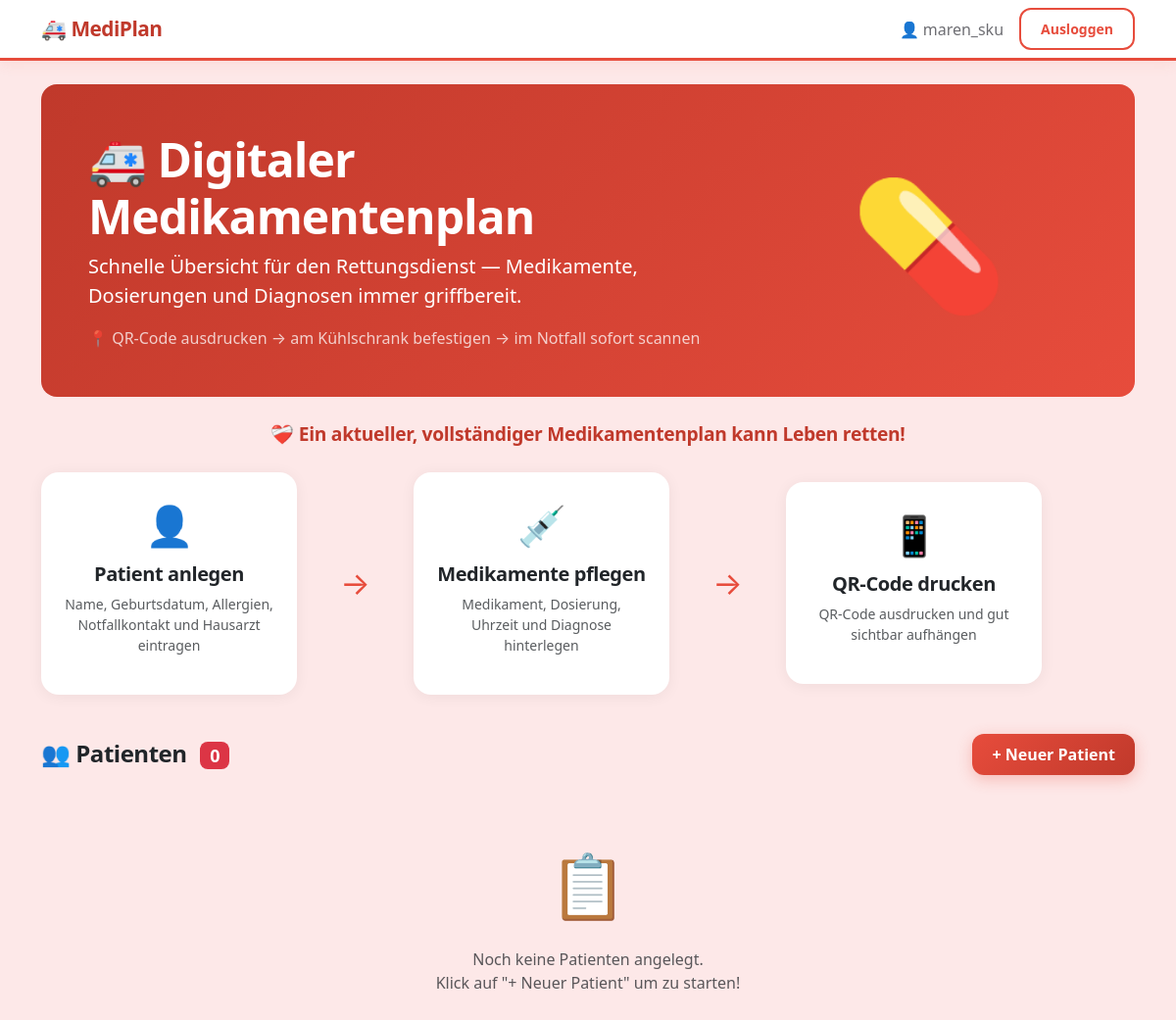
The page / (signed in) on the database as committed earlier.
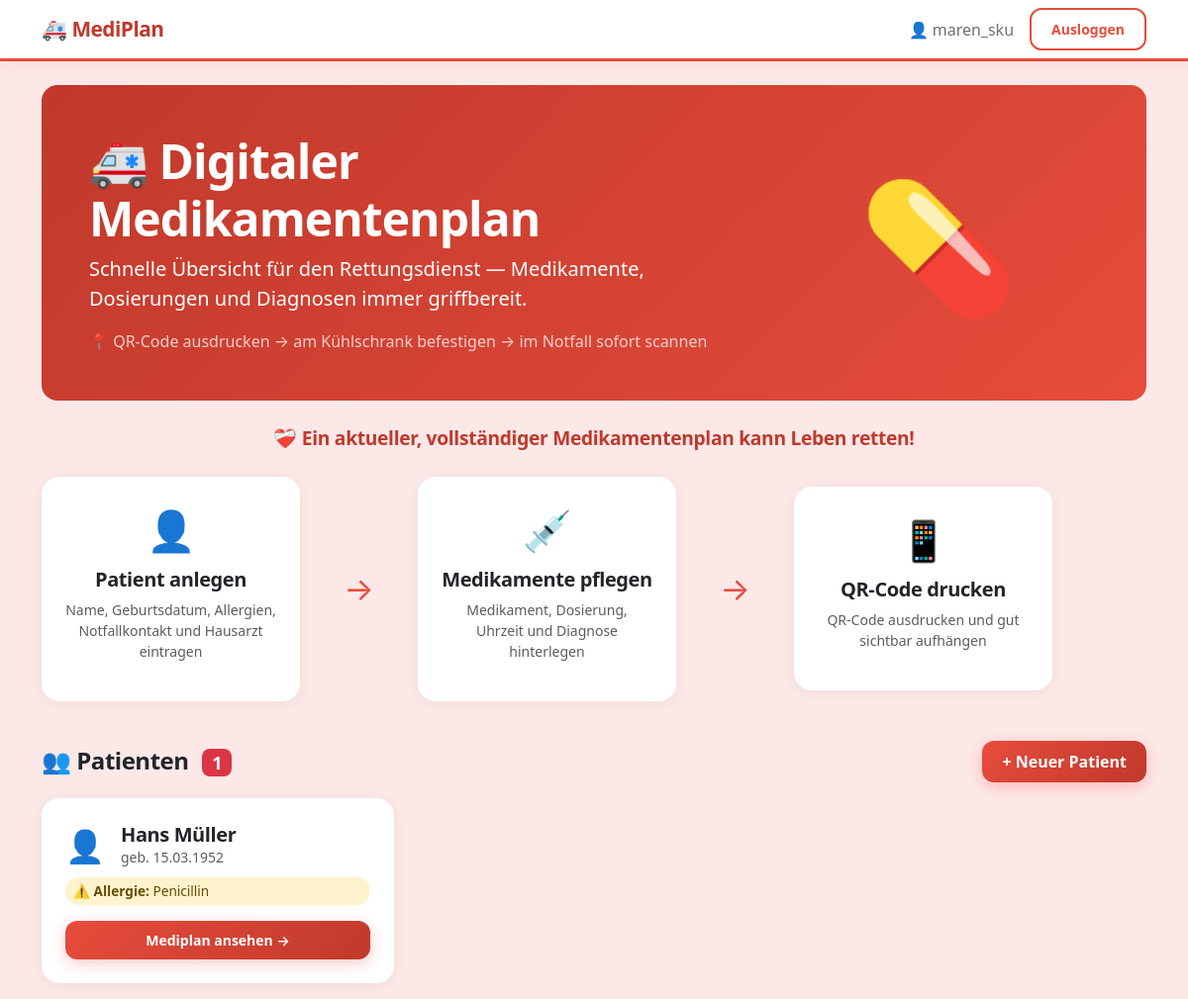
The same page on the database as committed later.
### tables this page shows
CREATE TABLE patienten (
            id INTEGER PRIMARY KEY AUTOINCREMENT,
            nutzer_id INTEGER NOT NULL,
            name TEXT NOT NULL,
            geburtsdatum TEXT NOT NULL,
            allergien TEXT,
            notfallkontakt_name TEXT,
            notfallkontakt_telefon TEXT,
            hausarzt_name TEXT,
            hausarzt_telefon TEXT,
            FOREIGN KEY (nutzer_id) REFERENCES nutzer(id)
        );

### app.py (the view)
@app.route('/')
@login_required
def index():
    conn = get_connection()
    patienten = conn.execute('SELECT * FROM patienten WHERE nutzer_id = ?', (session['nutzer_id'],)).fetchall()
    conn.close()
    def format_datum(datum):
        try:
            return datetime.strptime(datum, '%Y-%m-%d').strftime('%d.%m.%Y')
        except:
            return datum
    app.jinja_env.filters['datum'] = format_datum
    return render_template('index.html', patienten=patienten)

### app.py (called while the page is built)
def login_required(f):
    @functools.wraps(f)
    def decorated(*args, **kwargs):
        if 'nutzer_id' not in session:
            return redirect(url_for('login'))
        return f(*args, **kwargs)
    return decorated

### database.py (called while the page is built)
def get_connection():
    conn = sqlite3.connect('mediplan.db')
    conn.row_factory = sqlite3.Row
    return conn

### templates/index.html
{% extends 'base.html' %}
{% block content %}
<div class="p-5 mb-4 rounded-4" style="background: linear-gradient(135deg, #c0392b, #e74c3c); color: white;">
    <div class="row align-items-center">
        <div class="col-md-8">
            <h1 class="display-5 fw-bold">🚑 Digitaler Medikamentenplan</h1>
            <p class="lead mb-3">Schnelle Übersicht für den Rettungsdienst — Medikamente, Dosierungen und Diagnosen immer griffbereit.</p>
            <p class="mb-0 opacity-75">📍 QR-Code ausdrucken → am Kühlschrank befestigen → im Notfall sofort scannen</p>
        </div>
        <div class="col-md-4 text-center d-none d-md-block">
            <span style="font-size: 8rem;">💊</span>
        </div>
    </div>
</div>
<p class="text-center fw-bold mb-4" style="color: #c0392b; font-size: 1.2rem; letter-spacing: -0.3px;">❤️‍🩹 Ein aktueller, vollständiger Medikamentenplan kann Leben retten!</p>
<div class="row align-items-center mb-4">
    <div class="col-md-3 mb-3">
        <div class="card h-100 border-0 shadow-sm">
            <div class="card-body text-center p-4">
                <div style="font-size: 2.5rem;">👤</div>
                <h5 class="mt-2">Patient anlegen</h5>
                <p class="text-muted small">Name, Geburtsdatum, Allergien, Notfallkontakt und Hausarzt eintragen</p>
            </div>
        </div>
    </div>
    <div class="col-md-1 text-center mb-3">
        <span style="font-size: 2rem; color: #e74c3c;">→</span>
    </div>
    <div class="col-md-3 mb-3">
        <div class="card h-100 border-0 shadow-sm">
            <div class="card-body text-center p-4">
                <div style="font-size: 2.5rem;">💉</div>
                <h5 class="mt-2">Medikamente pflegen</h5>
                <p class="text-muted small">Medikament, Dosierung, Uhrzeit und Diagnose hinterlegen</p>
            </div>
        </div>
    </div>
    <div class="col-md-1 text-center mb-3">
        <span style="font-size: 2rem; color: #e74c3c;">→</span>
    </div>
    <div class="col-md-3 mb-3">
        <div class="card h-100 border-0 shadow-sm">
            <div class="card-body text-center p-4">
                <div style="font-size: 2.5rem;">📱</div>
                <h5 class="mt-2">QR-Code drucken</h5>
                <p class="text-muted small">QR-Code ausdrucken und gut sichtbar aufhängen</p>
            </div>
        </div>
    </div>
</div>
<div class="d-flex justify-content-between align-items-center mb-3">
    <h4 class="fw-bold mb-0">👥 Patienten <span class="badge bg-danger ms-2">{{ patienten|length }}</span></h4>
    <a href="/patient/neu" class="btn btn-danger">+ Neuer Patient</a>
</div>
{% if patienten %}
<div class="row">
    {% for patient in patienten %}
    <div class="col-md-4 mb-3">
        <div class="card h-100 border-0 shadow-sm">
            <div class="card-body p-4">
                <div class="d-flex align-items-center mb-2">
                    <span style="font-size: 2rem;">👤</span>
                    <div class="ms-3">
                        <h5 class="mb-0 fw-bold">{{ patient['name'] }}</h5>
                        <p class="text-muted small mb-0">geb. {{ patient['geburtsdatum'] | datum }}</p>
                    </div>
                </div>
                {% if patient['allergien'] %}
                <div class="alert alert-warning py-1 px-2 mb-2" style="font-size: 0.85rem;">
                    ⚠️ <strong>Allergie:</strong> {{ patient['allergien'] }}
                </div>
                {% endif %}
                <a href="/patient/{{ patient['id'] }}" class="btn btn-danger btn-sm w-100 mt-2">Mediplan ansehen →</a>
            </div>
        </div>
    </div>
    {% endfor %}
</div>
{% else %}
<div class="text-center py-5">
    <span style="font-size: 4rem;">📋</span>
    <p class="text-muted mt-3">Noch keine Patienten angelegt.<br>Klick auf "+ Neuer Patient" um zu starten!</p>
</div>
{% endif %}
{% endblock %}

Rows that differ between the two databases and show on the page:
added patienten: name "Hans Müller", geburtsdatum|datum "15.03.1952", allergien "Penicillin"
Other text that changed with them:
{{ patienten|length }}: "0" → "1"
text no longer shown: "📋 Noch keine Patienten angelegt. Klick auf \"+ Neuer Patient\" um zu starten!"
